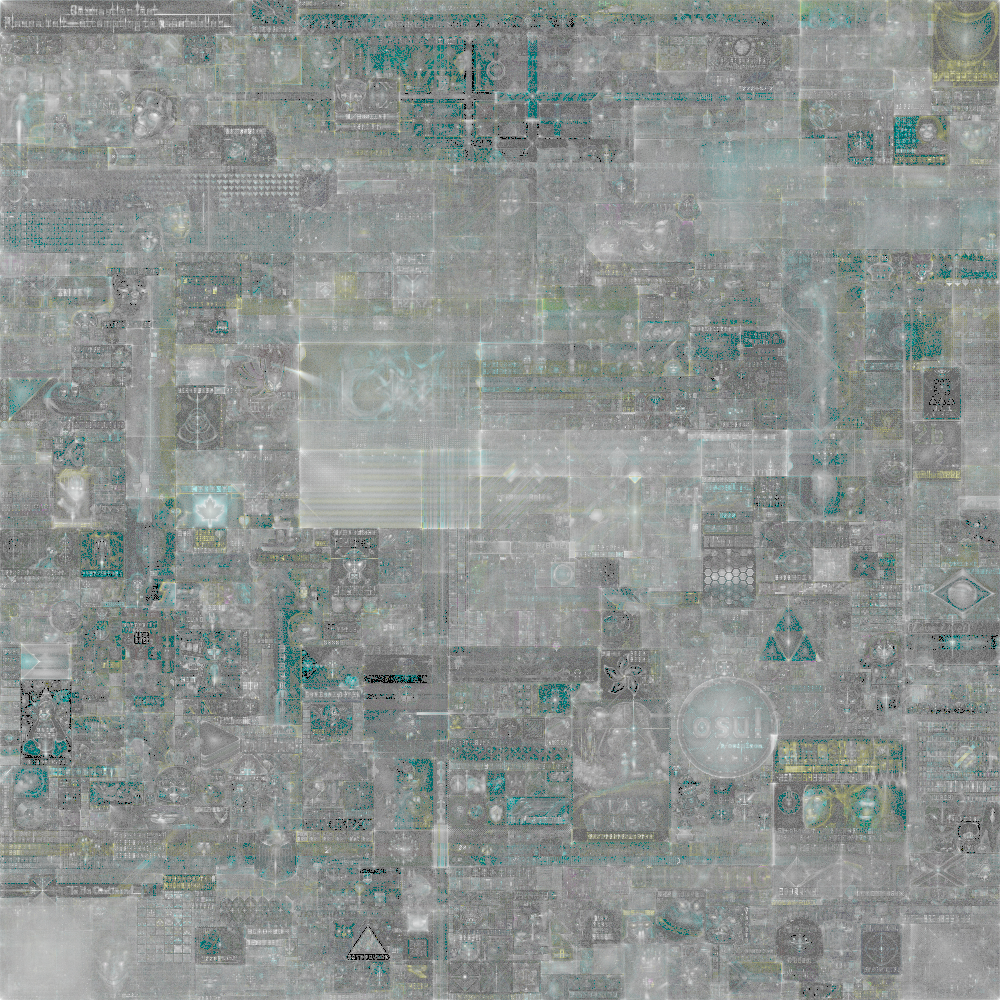

The script that saved this image:
# Generates a all time log scale heat map from a images with names passed in on stdin.
import sys
from tqdm import tqdm
import numpy as np
from PIL import Image, ImageDraw

fps = 60

last_img = np.array(Image.new('RGB', (1000,1000), color = 'black'))

total_diff = np.ndarray((1000,1000,3))
total_diff.fill(0.0)

for i in tqdm(sys.stdin.readlines()):
    # open image and convert to Palatized
    img = Image.open(i.rstrip()).convert('RGB')
    img = np.array(img)
    # Subtract from last capture
    diff = img - last_img
    #diff = last_img - img
    # Sum the diffs
    total_diff = total_diff + abs(diff)
    last_img = img

# Compute log base e of all pixels, the +1 is the avoid taking log(0)
log_diff = np.log(total_diff + 1)
m = log_diff.max()

# normalize the logs to 0 - 255, with sif
#m = m - 1
normlog = (log_diff / m * 255).clip(0, 255)
# convert to 8 bit unsigned and save as imadge
Image.fromarray(np.uint8(normlog)).save("total.png")
